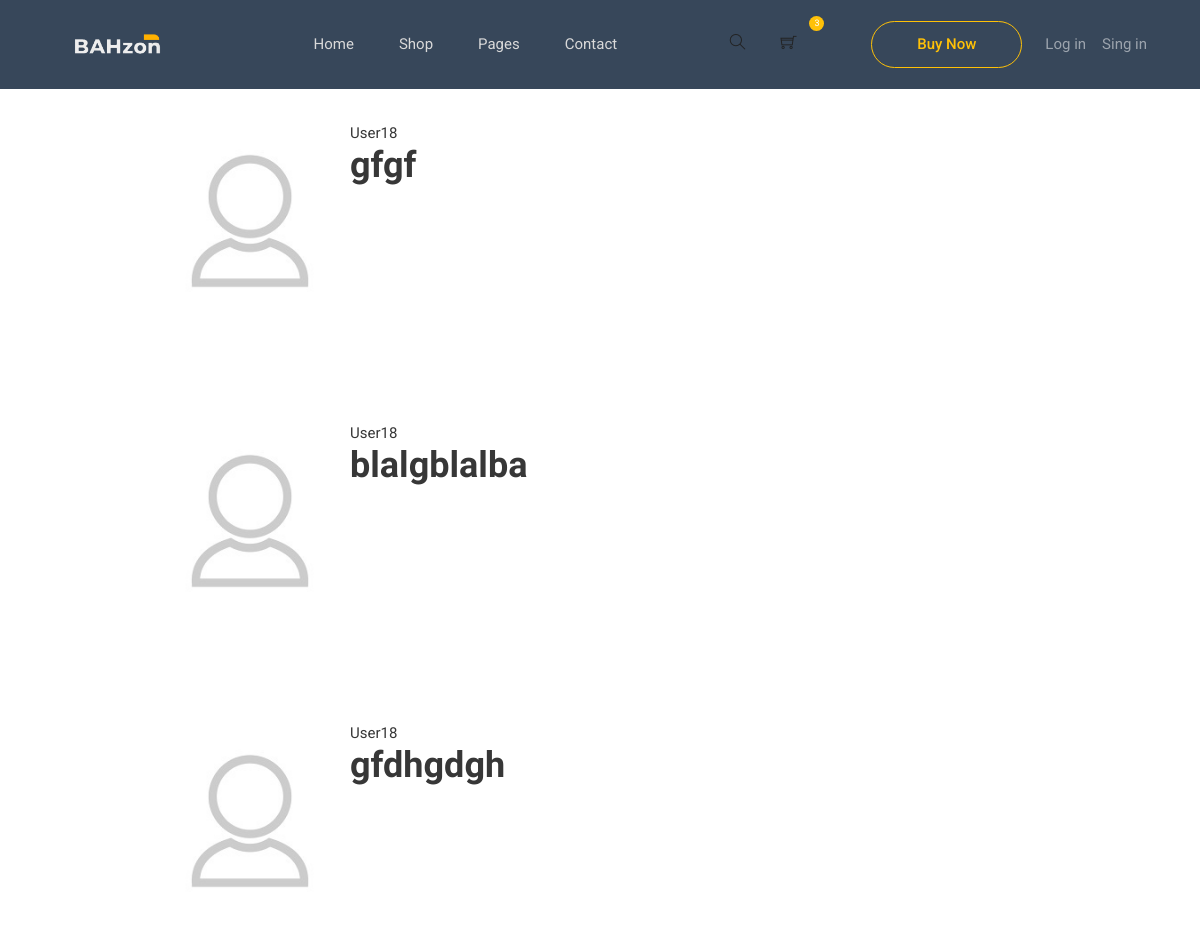
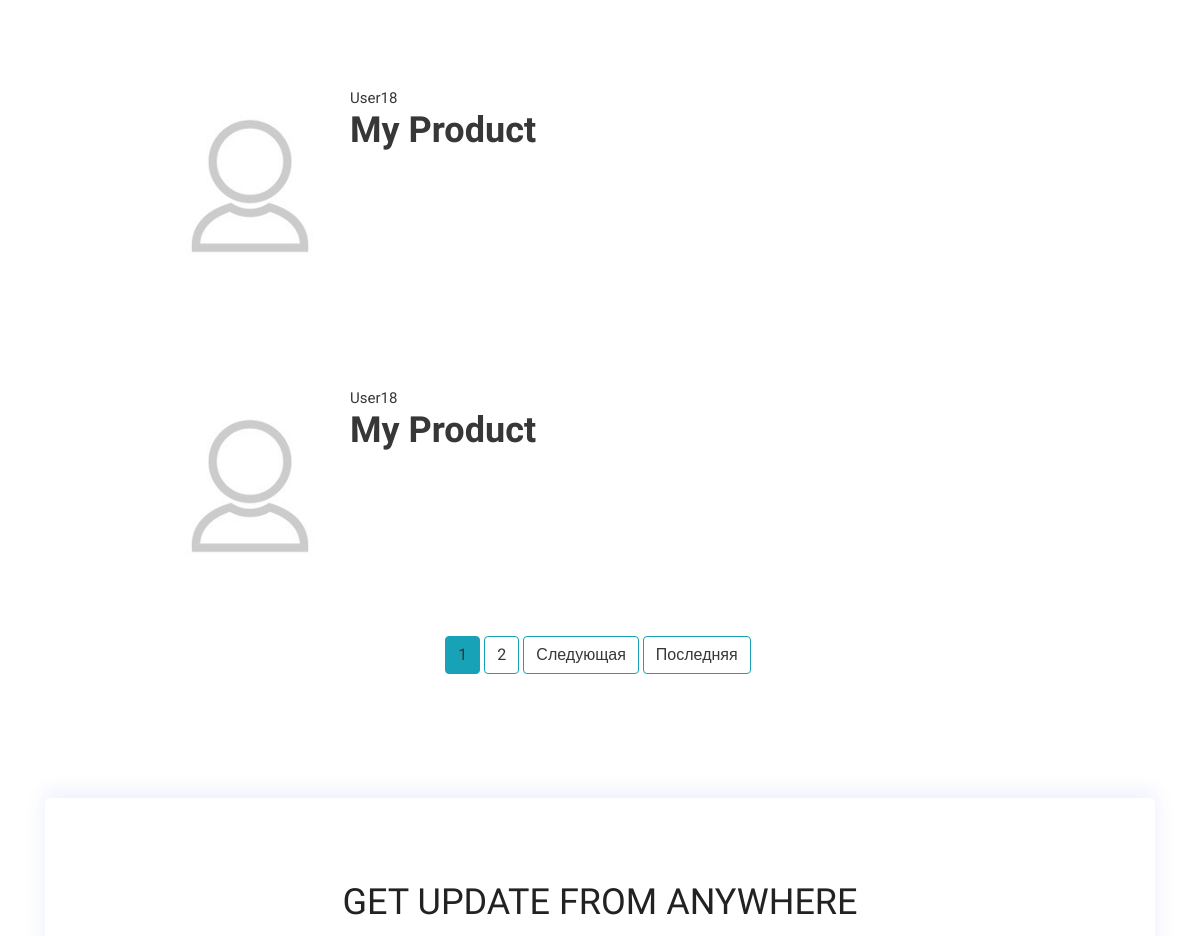
Before: /user/User18 (upper part) with the older database file (2 pictures, top to bottom).
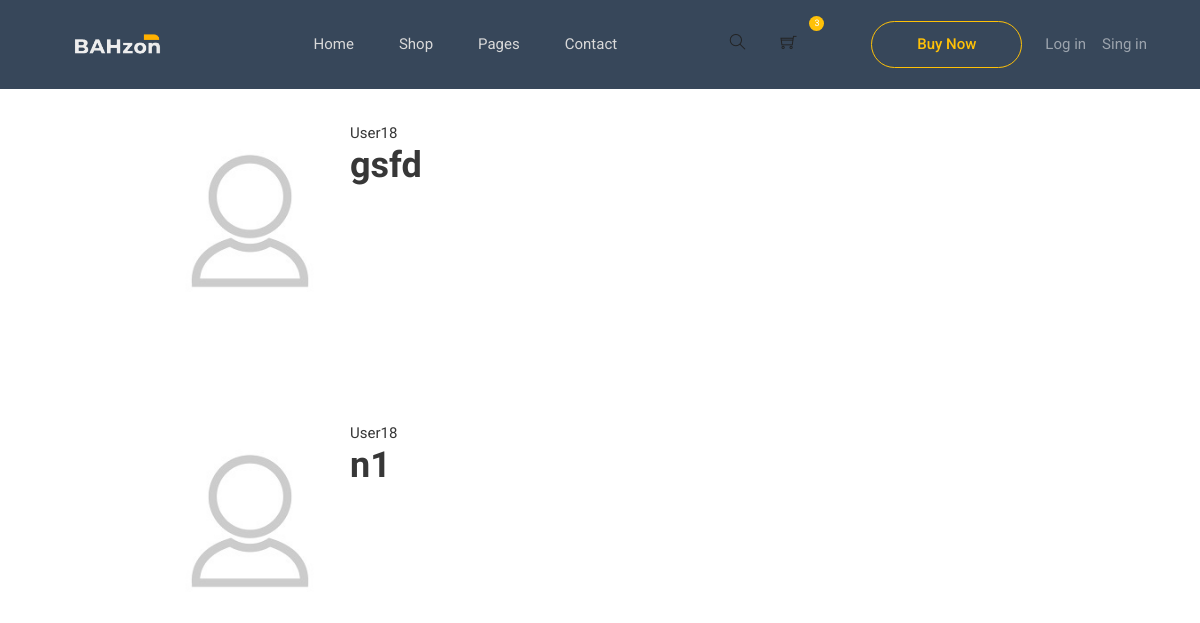
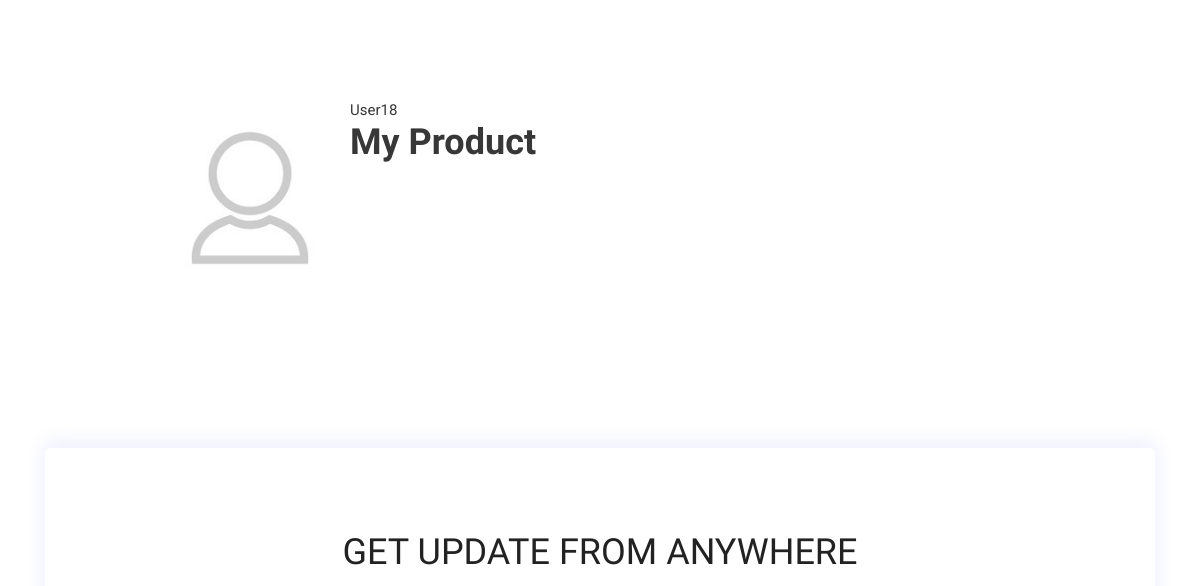
After: the same page with the newer database file (2 pictures, top to bottom).
### main/models.py (models this page shows, shortened)
class Product(models.Model):
    prod_name = models.CharField('Product Name', max_length=200)
    prod_date = models.DateTimeField('Product Date', default=timezone.now())
    prod_description = models.TextField('Product Description', max_length=2000)
    prod_price = models.IntegerField('Product Price')
    author = models.ForeignKey(User, on_delete=models.CASCADE, null=True)
    prod_image = models.ImageField(default='default_prod.jpg', upload_to='product_pics')
    class Category(models.TextChoices):
        BSU = "Building Supplies"
        TLS = "Tools"
        ELC = "Electrics"
        ENS = "Engineering Systems"
    category = models.CharField(
        max_length=19,
        choices=Category.choices,
        default=Category.BSU
    )

### users/models.py (models this page shows, shortened)
class Profile(models.Model):
    user = models.OneToOneField(User, on_delete=models.CASCADE)
    image = models.ImageField(default='default.jpg', upload_to='profile_pics')
    orders = models.ManyToManyField(Product, blank=True)

### main/views.py (the view)
# urls.py: path('user/<str:username>', UserProductListView.as_view(), name='user-products'),
class UserProductListView(ListView):
    model = Product
    template_name = 'aroma/user_products.html'
    context_object_name = 'products'
    paginate_by = 5
    def get_queryset(self):
        user = get_object_or_404(User, username=self.kwargs.get('username'))
        return Product.objects.filter(author=user).order_by('-prod_date')

### templates/aroma/user_products.html (shortened to what this page needs)
{% extends "base.html" %}
{% block content %}
    <h1 class="mb-3">Записи пользователя {{ view.kwargs.username }} ({{ page_obj.paginator.count }})</h1>
    {% for product in products %}
        <article class="media content-section">
          <img width="200" class="rounded-circle article-img listed-product-image" src="{{ product.author.profile.image.url }}">
          <div class="media-body">
            <div class="article-metadata">
              <a class="mr-2 black-link" href="{% url 'user-products' product.author.username %}">{{ product.author }}</a>
            </div>
            <h2><a class="article-title black-link" href="{% url 'product-detail' product.id %}">{{ product.prod_name }}</a></h2>
          </div>
        </article>
    {% endfor %}
    <div class="pagination justify-content-center">
    {% if is_paginated %}
      {% for num in page_obj.paginator.page_range %}
        {% if page_obj.number == num %}
          <a class="btn btn-info mb-4 mr-1 black-link" href="?page={{ num }}">{{ num }}</a>
        {% elif num > page_obj.number|add:'-3' and num < page_obj.number|add:'3' %}
          <a class="btn btn-outline-info mb-4 mr-1 black-link" href="?page={{ num }}">{{ num }}</a>
        {% endif %}
      {% endfor %}
      {% if page_obj.has_next %}
        <a class="btn btn-outline-info mb-4 mr-1 black-link" href="?page={{ page_obj.next_page_number }}">Следующая</a>
        <a class="btn btn-outline-info mb-4 mr-1 black-link" href="?page={{ page_obj.paginator.num_pages }}">Последняя</a>
      {% endif %}
    {% endif %}
  </div>
{% endblock content %}

Changed rows visible on the page:
removed Product: author.profile.image (placeholder picture), author "User18", prod_name "gfgf"
removed Product: author.profile.image (placeholder picture), author "User18", prod_name "blalgblalba"
removed Product: author.profile.image (placeholder picture), author "User18", prod_name "gfdhgdgh"
removed Product: author.profile.image (placeholder picture), author "User18", prod_name "My Product"
now on this page (row unchanged): Product: author.profile.image (placeholder picture), author "User18", prod_name "gsfd"
now on this page (row unchanged): Product: author.profile.image (placeholder picture), author "User18", prod_name "n1"
Other visible differences:
list line gone: "1"
list line gone: "2"
text no longer shown: "Следующая Последняя"
